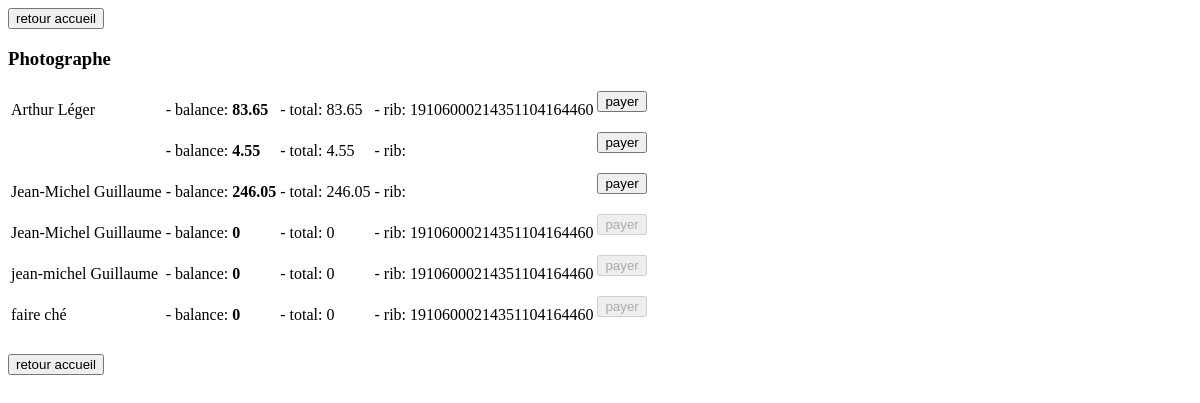
Before: /administration/photographe.php with the older database file.
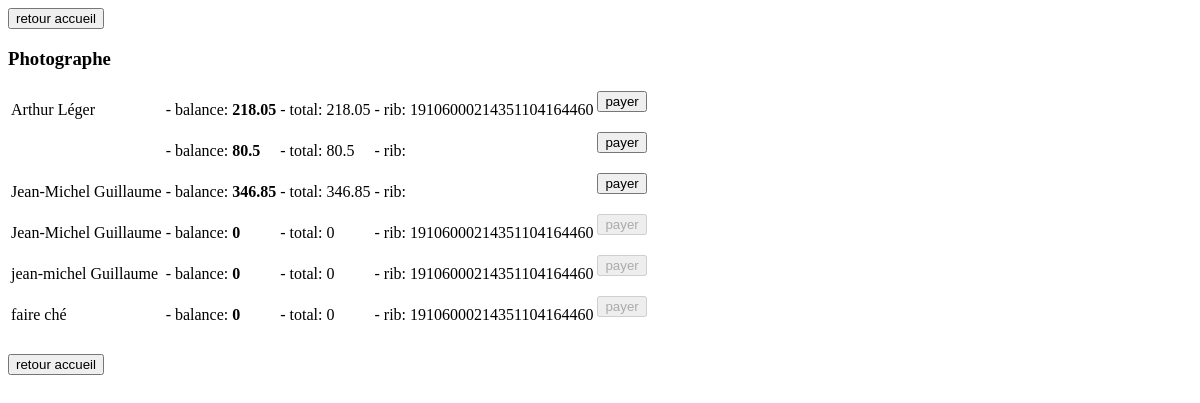
After: the same page with the newer database file.
### tables this page shows
CREATE TABLE IF NOT EXISTS `Photographe` (
  `photographeID` mediumint(8) unsigned NOT NULL auto_increment,
  `nomEntreprise` varchar(50) NOT NULL default '',
  `siren` varchar(50) NOT NULL default '',
  `telephone` varchar(20) NOT NULL default '',
  `siteWeb` varchar(50) NOT NULL default '',
  `home` varchar(100) NOT NULL default '',
  `pourcentage` tinyint(3) unsigned NOT NULL default '70',
  `rib_b` varchar(10) NOT NULL default '',
  `rib_g` varchar(10) NOT NULL default '',
  `rib_c` varchar(20) NOT NULL default '',
  `rib_k` varchar(5) NOT NULL default '',
  `bic` varchar(20) NOT NULL default '',
  `iban` varchar(30) NOT NULL default '',
  `id_utilisateur` mediumint(8) unsigned NOT NULL,
  PRIMARY KEY  (`photographeID`),
  KEY `fk_photographe_user` (`id_utilisateur`)
);

CREATE TABLE IF NOT EXISTS `Adresse` (
  `adresseID` mediumint(8) unsigned NOT NULL auto_increment,
  `nom` varchar(30) NOT NULL default '',
  `prenom` varchar(30) NOT NULL default '',
  `nomRue` varchar(50) NOT NULL default '',
  `complement` varchar(50) NOT NULL default '',
  `ville` varchar(50) NOT NULL default '',
  `codePostal` varchar(5) NOT NULL default '',
  `id_utilisateur` mediumint(8) unsigned NOT NULL,
  PRIMARY KEY  (`adresseID`),
  KEY `fk_adresse_utilisateur` (`id_utilisateur`)
);

### classes/modele/modele_dao/UtilisateurDAO.class.php (called while the page is built, shortened)
<?php
$dir_utilisateurdao_class_php = dirname(__FILE__);
include_once $dir_utilisateurdao_class_php . "/daophp5/DAO.class.php";
class UtilisateurDAO extends DAO{
	public function __construct() {
		$dsn = DBTYPE."://".DBUSER.":".DBPWD."@".DBHOST."/".DBPHOTOMENTIEL;
	}
	public function buildUtilisateurFromRow($row, $prefix = NULL, $pa = NULL){
		$setPre = isset($prefix);
		$dir_utilisateurdao_class_php = dirname(__FILE__);
		include_once $dir_utilisateurdao_class_php . "/AdresseDAO.class.php";
		include_once $dir_utilisateurdao_class_php . "/../Adresse.class.php";
		$adao = new AdresseDAO();
		$adresse = $adao->buildAdresseFromRow($row, $pa);
		if($setPre){
			$id = $row->offsetGet($prefix . "utilisateurID");
		}else{
			$id = $row->offsetGet("utilisateurID");
		}
		if($setPre){
			$email = $row->offsetGet($prefix . "email");
		}else{
			$email = $row->offsetGet("email");
		}
		if($setPre){
			$dateInscription = $row->offsetGet($prefix . "dateInscription");
		}else{
			$dateInscription = $row->offsetGet("dateInscription");
		}
		if($setPre){
			$mdp = $row->offsetGet($prefix . "mdp");
		}else{
			$mdp = $row->offsetGet("mdp");
		}
		if($setPre){
			$actif = $row->offsetGet($prefix . "actif");
		}else{
			$actif = $row->offsetGet("actif");
		}
		if($setPre){
			$pid = $row->offsetGet($prefix . "photographeID");
		}else{
			$pid = $row->offsetGet("photographeID");
		}
		$result = NULL;
		if(isset($pid)){
			$dirname = dirname(__FILE__);
			include_once $dirname . "/../Photographe.class.php";
			$result = new Photographe();
			if($setPre){
				$siren = $row->offsetGet($prefix . "siren");
			}else{
				$siren = $row->offsetGet("siren");
			}
			if($setPre){
				$sw = $row->offsetGet($prefix . "siteWeb");
			}else{
				$sw = $row->offsetGet("siteWeb");
			}
			if($setPre){
				$tel = $row->offsetGet($prefix . "telephone");
			}else{
				$tel = $row->offsetGet("telephone");
			}
			if($setPre){
				$ne = $row->offsetGet($prefix . "nomEntreprise");
			}else{
				$ne = $row->offsetGet("nomEntreprise");
			}
			if($setPre){
				$home = $row->offsetGet($prefix . "home");
			}else{
				$home = $row->offsetGet("home");
			}
			if($setPre){
				$rib_b = $row->offsetGet($prefix . "rib_b");
			}else{
				$rib_b = $row->offsetGet("rib_b");
			}
			if($setPre){
				$rib_g = $row->offsetGet($prefix . "rib_g");
			}else{
				$rib_g = $row->offsetGet("rib_g");
			}
			if($setPre){
				$rib_c = $row->offsetGet($prefix . "rib_c");
			}else{
				$rib_c = $row->offsetGet("rib_c");
			}
			if($setPre){
				$rib_k = $row->offsetGet($prefix . "rib_k");
			}else{
				$rib_k = $row->offsetGet("rib_k");
			}
			if($setPre){
				$bic = $row->offsetGet($prefix . "bic");
			}else{
				$bic = $row->offsetGet("bic");
			}
			if($setPre){
				$iban = $row->offsetGet($prefix . "iban");
			}else{
				$iban = $row->offsetGet("iban");
			}
			if($setPre){
				$pourcentage = $row->offsetGet($prefix . "pourcentage");
			}else{
				$pourcentage = $row->offsetGet("pourcentage");
			}
			$result->setHome($home);
			$result->setPhotographeID($pid);
			$result->setNomEntreprise($ne);
			$result->setTelephone($tel);
			$result->setSiteWeb($sw);
			$result->setSiren($siren);
			$result->setRIB_b($rib_b);
			$result->setRIB_g($rib_g);
			$result->setRIB_c($rib_c);
			$result->setRIB_k($rib_k);
			$result->setBIC($bic);
			$result->setIBAN($iban);
			$result->setPourcentage($pourcentage);
		}else{
			$result = new Utilisateur();
		}
		$result->setActif($actif);
		$result->setMDP($mdp);
		$result->setDateInscription($dateInscription);
		$result->setEmail($email);
		$result->setUtilisateurID($id);
		$result->setAdresse($adresse);
		return $result;
	}
}
?>

### classes/modele/modele_dao/daophp5/ConnectionCache.class.php (called while the page is built, shortened)
<?php
 class ConnectionCache {
	private $cache;
	private static $instance = null;
	private function __construct() {
		$this->cache = new ArrayObject();
	}
	public static function getInstance() {
		if(self::$instance == null) {
			self::$instance = new connectionCache();
		}
		return self::$instance;
	}
	public function setEntry($key, $conn) {
		$this->cache->offsetSet(md5($key), $conn);
	}
	public function isEntry($key) {
		$i = $this->cache->getIterator();
		return false;
	}
}
?>

### classes/modele/modele_dao/daophp5/ConnectionFactory.class.php (called while the page is built, shortened)
<?php
require_once("ConnectionCache.class.php");
class ConnectionFactory {
	public static function makeConnection($connStr) {
		$cache = connectionCache::getInstance();
		if($cache->isEntry($connStr)) {
			return $cache->getEntry($connStr);
		} else {
			$pattern = "/^([a-zA-Z]+):\/\/([a-zA-Z0-9]+):([a-zA-Z0-9_-]+)@([-.a-zA-Z0-9]+|[0-9]{1,3}\.[0-9]{1,3}\.[0-9]{1,3}\.[0-9]{1,3})\/([a-zA-Z0-9_]+)$/";
			if(!preg_match($pattern, $connStr, $matches)) {
				throw new ConnFactoryException('Connection string: '.$connStr.' not in correct format (dbtype://user:pass@host/dbname))');
			}
			list($match, $dbtype, $user, $pass, $host, $db) = $matches;
			switch(strtolower($dbtype)) {
				case "mysql":
					require_once("DataAccessMysql.class.php");
					$da = new DataAccessMysql($host, $user, $pass, $db);
					return $da;
					break;
			}
		}
	}
}
?>

### classes/modele/modele_dao/daophp5/DataAccessMysql.class.php (called while the page is built, shortened)
<?php
require_once("DataResultMysql.class.php");
require_once("ConnectionCache.class.php");
class DataAccessMysql implements DataAccess {
	protected $conn;
	public function connect($host, $user, $pass, $db) {
		if(!$this->conn = @mysql_connect($host, $user, $pass)) {
			$this->error = new DataAccessError("CONNECT", mysql_errno(), mysql_error());
			throw new DAOException('Could not connect to database, reason: '.$this->error->getErrorStr());
		}
		return true;
	}
	public function query($sql) {
		if(!$result = @mysql_query($sql, $this->conn)) {
			$this->error = new DataAccessError("QUERY", mysql_errno(), mysql_error());
			throw new DAOException('Could not execute query, reason: '.$this->error->getErrorStr());
		}
		return new DataResultMysql($result);
	}
}
?>

### classes/modele/Photographe.class.php (called while the page is built, shortened)
<?php
$dir_photographe_class_php = dirname(__FILE__);
include_once $dir_photographe_class_php . "/Utilisateur.class.php";
include_once $dir_photographe_class_php . "/modele_dao/PhotographeDAO.class.php";
class Photographe extends Utilisateur{
	public static function getPhotographes(){
		$daoPhotographe = new PhotographeDAO();
		return $daoPhotographe->getPhotographes();
	}
}
?>

### classes/modele/modele_dao/PhotographeDAO.class.php (called while the page is built, shortened)
<?php
$dir_photographedao_class_php = dirname(__FILE__);
include_once ($dir_photographedao_class_php . "/UtilisateurDAO.class.php");
class PhotographeDAO extends UtilisateurDAO{
	public function getPhotographes(){
		$query = "select * from Photographe as p, Utilisateur as u, Adresse as a where p.id_utilisateur = u.utilisateurID and a.id_utilisateur = u.utilisateurID";
		$tmp = $this->retrieve($query);
		return $this->extractArrayQuery($tmp, $this, "buildUtilisateurFromRow");
	}
}
?>

### classes/modele/modele_dao/daophp5/DAO.class.php (called while the page is built, shortened)
<?php
require_once("DataResult.class.php");
require_once("ConnectionFactory.class.php");
abstract class DAO {
	protected $da;
	public function __construct($connStr) {
		$this->da = ConnectionFactory::makeConnection($connStr);
	}
	public function retrieve($sql) {
		return $this->da->query($sql);
	}
}
?>

### classes/modele/modele_dao/daophp5/DataResultMysql.class.php (called while the page is built, shortened)
<?php
class DataResultMysql extends DataResult {
	private $format;
	public function __construct($result) {
		$this->result = $result;
		$this->format = self::DATA_RESULT_FORMAT_ASSOC;
	}
	protected function getRow() {
		if($row = mysql_fetch_array($this->result, $this->format)) {
			return new ArrayObject($row);
		}
		return false;
	}
	protected function dataSeek($row_num = 0) {
		return mysql_data_seek($this->result, $row_num);
	}
	public function getNumRows() {
		return mysql_num_rows($this->result);
	}
}
?>

### classes/modele/modele_dao/daophp5/DataResult.class.php (called while the page is built, shortened)
<?php
abstract class DataResult implements Iterator {
	protected $currentRow;
	protected $valid;
	 public function valid() {
		return $this->valid;
	}
	 public function current() {
		return $this->currentRow;
	}
	public function rewind() {
		if($this->dataSeek(0) !== false) {
        	return true;
		}
		return false;
	}
	public function next() {
		if(($this->currentRow = $this->getRow()) !== false) {
			$this->valid = true;
			return true;
		}
		$this->valid = false;
		return false;
	}
}
?>

### classes/modele/modele_dao/AdresseDAO.class.php (called while the page is built, shortened)
<?php
$dir_adressedao_class_php = dirname(__FILE__);
include_once $dir_adressedao_class_php . "/daophp5/DAO.class.php";
class AdresseDAO extends DAO{
	public function __construct() {
		$dsn = DBTYPE."://".DBUSER.":".DBPWD."@".DBHOST."/".DBPHOTOMENTIEL;
	}
	public function buildAdresseFromRow($row, $prefix = NULL){
		if(!isset($prefix)){
			$prefix = '';
		}
		$id = $row->offsetGet($prefix . "adresseID");
		$nom = $row->offsetGet($prefix . "nom");
		$prenom = $row->offsetGet($prefix . "prenom");
		$nomRue = $row->offsetGet($prefix . "nomRue");
		$cmp = $row->offsetGet($prefix . "complement");
		$ville = $row->offsetGet($prefix . "ville");
		$cp = $row->offsetGet($prefix . "codePostal");
		$idu = $row->offsetGet($prefix . "id_utilisateur");
		$result = new Adresse();
		$result->setAdresseID($id);
		$result->setNom($nom);
		$result->setPrenom($prenom);
		$result->setNomRue($nomRue);
		$result->setComplement($cmp);
		$result->setVille($ville);
		$result->setCodePostal($cp);
		$result->setID_Utilisateur($idu);
		return $result;
	}
}
?>

### classes/modele/Adresse.class.php (called while the page is built, shortened)
<?php
$dir_adresse_class_php = dirname(__FILE__);
include_once $dir_adresse_class_php . "/modele_dao/AdresseDAO.class.php";
?>

### classes/modele/modele_dao/AlbumDAO.class.php (called while the page is built, shortened)
<?php
$dir_albumdao_class_php = dirname(__FILE__);
include_once $dir_albumdao_class_php . "/daophp5/DAO.class.php";
include_once $dir_albumdao_class_php . "/PhotographeDAO.class.php";
class AlbumDAO extends DAO {
	public function buildAlbumFromRow($row, $prefix = NULL){
		if(!isset($prefix)){
			$prefix = '';
		}
		$id = $row->offsetGet($prefix . "albumID");
		$nom = $row->offsetGet($prefix . "nom");
		$idp = $row->offsetGet($prefix . "id_photographe");
		$ide = $row->offsetGet($prefix . "id_evenement");
		$date = $row->offsetGet($prefix . "date");
		$isp = $row->offsetGet($prefix . "isPublique");
		$etat = $row->offsetGet($prefix . "etat");
		$balance = $row->offsetGet($prefix . "balance");
		$gt = $row->offsetGet($prefix . "gainTotal");
		$mailing = $row->offsetGet($prefix . "mailing");
		$result = new Album();
		$result->setAlbumID($id);
		$result->setNom($nom);
		$result->setID_Photographe($idp);
		$result->setID_Evenement($ide);
		$result->setDate($date);
		$result->setIsPublique($isp);
		$result->setEtat($etat);
		$result->setMailing($mailing);
		$result->setBalance($balance);
		$result->setGainTotal($gt);
		return $result;
	}
}
?>

### administration/photographe.php (the view, shortened to what this page needs)
<?php
$dir_administration_evenement_php = dirname(__FILE__);
include_once $dir_administration_evenement_php . "/../classes/modele/Photographe.class.php";
include $dir_administration_evenement_php . "/header.php";
?>
<form method="post" action="index.php">
	<input type="submit" value="retour accueil"/>
</form>
<h3>Photographe</h3>
<table>
<?php
$photographes = Photographe::getPhotographes();
foreach($photographes as $photographe){
	$balance = 0;
	$totalGain = 0;
	$albums = Album::getAlbumDepuisID_Photographe($photographe->getPhotographeID(), false);
	if($albums){
		foreach($albums as $album){
			$totalGain += $album->getGainTotal();
			$balance += $album->getBalance();
		}
	}
	if($balance>0){
		echo '<tr><td>' . $photographe->getAdresse()->getPrenom() . " " . $photographe->getAdresse()->getNom() . '</td><td> - balance: <b>' . $balance . '</b></td><td> - total: ' . $totalGain . '</td><td> - rib: ' . $photographe->getRIB_b() . $photographe->getRIB_g() . $photographe->getRIB_c() . $photographe->getRIB_k() . '</td><td><form method="post" action="dispatcher.php"><input type="hidden" name="action" value="payer"/><input type="hidden" name="id" value="' . $photographe->getPhotographeID() . '"/><input onclick="return confirm(\'Ceci remettra la balance du photographe et de tous ses albums à 0.\nContinuer?\');"  type="submit" value="payer"/></form></td></tr>' . "\n";
	}else{
		echo '<tr><td>' . $photographe->getAdresse()->getPrenom() . " " . $photographe->getAdresse()->getNom() . '</td><td> - balance: <b>' . $balance . '</b></td><td> - total: ' . $totalGain . '</td><td> - rib: ' . $photographe->getRIB_b() . $photographe->getRIB_g() . $photographe->getRIB_c() . $photographe->getRIB_k() . '</td><td><form method="post" action="dispatcher.php"><input type="hidden" name="action" value="payer"/><input type="hidden" name="id" value="' . $photographe->getPhotographeID() . '"/><input onclick="return confirm(\'Ceci remettra la balance du photographe et de tous ses albums à 0.\nContinuer?\');" disabled  type="submit" value="payer"/></form></td></tr>' . "\n";
	}
}
?>
</table><br/>
<form method="post" action="index.php">
	<input type="submit" value="retour accueil"/>
</form>
<?php
include $dir_administration_evenement_php . "/footer.php";
?>

### administration/header.php (shortened to what this page needs)
<html xmlns="http://www.w3.org/1999/xhtml" lang="fr_FR" xml:lang="fr_FR">
 <head>
</head>
<body>

Changed rows visible on the page:
changed photographe "Arthur": balance "83.65" → "218.05"; totalGain "83.65" → "218.05"
computed for photographe (number 2 of 6 on the later page): balance "4.55" → "80.5"; totalGain "4.55" → "80.5"
computed for photographe (number 3 of 6 on the later page): balance "246.05" → "346.85"; totalGain "246.05" → "346.85"
